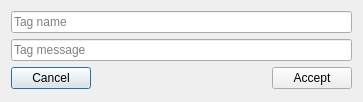
<?xml version="1.0" encoding="UTF-8"?>
<ui version="4.0">
 <class>TagDlg</class>
 <widget class="QDialog" name="TagDlg">
  <property name="geometry">
   <rect>
    <x>0</x>
    <y>0</y>
    <width>363</width>
    <height>102</height>
   </rect>
  </property>
  <property name="windowTitle">
   <string>Create tag</string>
  </property>
  <layout class="QGridLayout" name="gridLayout">
   <item row="0" column="0" colspan="3">
    <widget class="QLineEdit" name="leTagName">
     <property name="placeholderText">
      <string>Tag name</string>
     </property>
    </widget>
   </item>
   <item row="1" column="0" colspan="3">
    <widget class="QLineEdit" name="leTagMessage">
     <property name="placeholderText">
      <string>Tag message</string>
     </property>
    </widget>
   </item>
   <item row="2" column="0">
    <widget class="QPushButton" name="pbCancel">
     <property name="text">
      <string>Cancel</string>
     </property>
    </widget>
   </item>
   <item row="2" column="1">
    <spacer name="horizontalSpacer">
     <property name="orientation">
      <enum>Qt::Horizontal</enum>
     </property>
     <property name="sizeHint" stdset="0">
      <size>
       <width>170</width>
       <height>20</height>
      </size>
     </property>
    </spacer>
   </item>
   <item row="2" column="2">
    <widget class="QPushButton" name="pbAccept">
     <property name="text">
      <string>Accept</string>
     </property>
    </widget>
   </item>
  </layout>
 </widget>
 <tabstops>
  <tabstop>leTagName</tabstop>
  <tabstop>leTagMessage</tabstop>
  <tabstop>pbCancel</tabstop>
  <tabstop>pbAccept</tabstop>
 </tabstops>
 <resources/>
 <connections/>
</ui>
